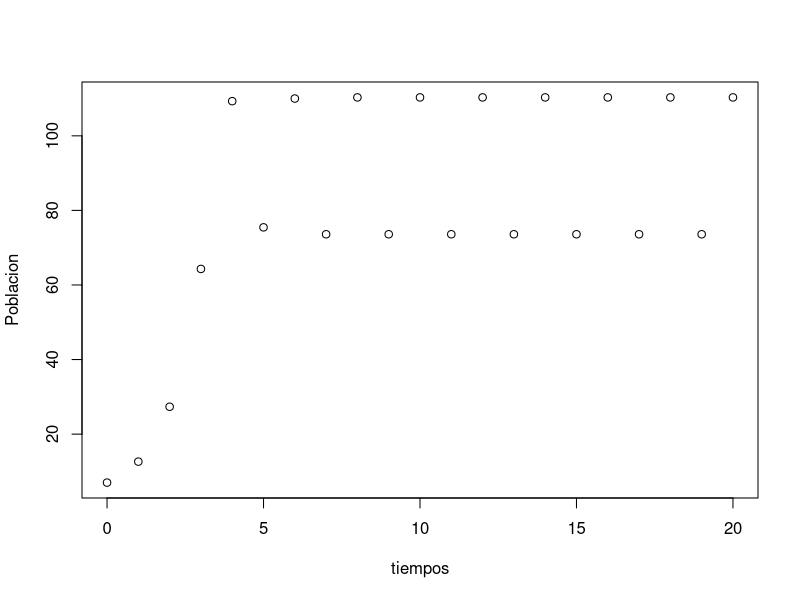

Write the R code that produced this figure.
setwd("/home/mirian/Descargas/claseMrak/elementos finitos")
resul <- read.table(file = "Myfile.txt", header=TRUE)
print(resul)

with(resul,plot(tiempos,Poblacion))



